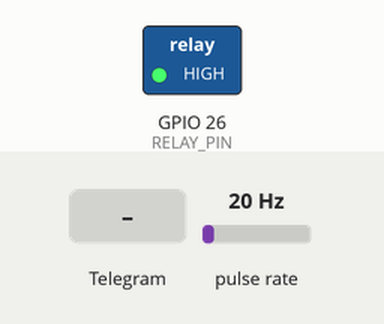
Simulated run of this sketch. Board: ESP32. Shown: switched loads named in the sketch (green lamp = pin HIGH). Wiring (inferred from the names in the program): pulse sensor: data GPIO 4. The test bench sets the inputs (shaded band); at power-on: pulse rate 20 Hz. WiFi joins after 1.5 s; servers stay silent unless stated; what the sketch prints to the serial monitor is not drawn.

Above: at 3.0 s.
3.1 s: pulse rate (sensor on GPIO 4) set to 23 Hz
At 4.6 s:
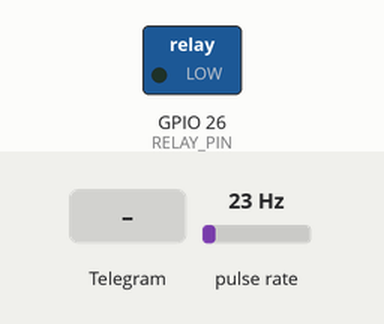
5.5 s: Telegram message "/on" received
At 7.1 s:
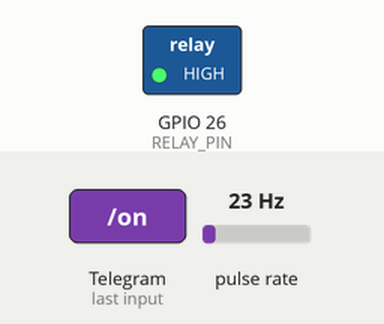
Timing chart, 0 to 12.1 s (numbered marks = the images above; inputs shaded):
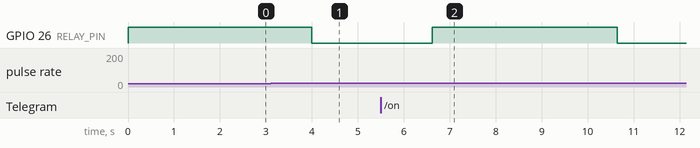

The sketch:

WATER_LEAKGE.ino
```cpp
#include <WiFi.h>
#include <WiFiClientSecure.h>
#include <UniversalTelegramBot.h>
#include <ArduinoJson.h>

// ---------- USER SETTINGS ----------
const char* WIFI_SSID     = "PK";
const char* WIFI_PASSWORD = "244466666";
#define BOT_TOKEN  "9191078773:AAF_3xVEtq_b021a4jEtq9kPWI7qgUUgecY"   // from @BotFather
#define CHAT_ID    "8719633048"                  // your chat ID (from @myidbot)

// ---------- PINS ----------
#define FLOW_PIN   4
#define RELAY_PIN  26

// Swap these if your pump behaves the opposite way
#define PUMP_ON   HIGH
#define PUMP_OFF  LOW

// ---------- FLOW DETECTION SETTINGS ----------
const unsigned long PULSE_THRESHOLD   = 20;    // pulses per second to confirm flow
const unsigned long WINDOW_MS         = 1000;  // counting window
const unsigned long MIN_PULSE_GAP_US  = 2000;  // ignore pulses closer than 2 ms (noise)
const unsigned long STARTUP_IGNORE_MS = 3000;  // ignore flow right after pump starts

// ---------- TELEGRAM SETTINGS ----------
const unsigned long BOT_INTERVAL_MS = 2000;    // how often to check for new messages

WiFiClientSecure securedClient;
UniversalTelegramBot bot(BOT_TOKEN, securedClient);

volatile unsigned long pulseCount = 0;
volatile unsigned long lastPulseUs = 0;

bool pumpRunning = false;
unsigned long windowStart = 0;
unsigned long pumpStartTime = 0;
unsigned long lastBotCheck = 0;

void IRAM_ATTR countPulse() {
  unsigned long now = micros();
  if (now - lastPulseUs >= MIN_PULSE_GAP_US) {
    pulseCount++;
    lastPulseUs = now;
  }
}

void sendMsg(const String& text) {
  if (WiFi.status() == WL_CONNECTED) {
    bot.sendMessage(CHAT_ID, text, "");
  }
}

void pumpOn() {
  digitalWrite(RELAY_PIN, PUMP_ON);
  pumpRunning = true;
  noInterrupts();
  pulseCount = 0;
  interrupts();
  pumpStartTime = millis();
  windowStart = millis();
  Serial.println("Pump ON - waiting for flow...");
}

void pumpOff(bool byFlow) {
  digitalWrite(RELAY_PIN, PUMP_OFF);
  pumpRunning = false;
  if (byFlow) {
    Serial.println("Flow detected - pump OFF");
    sendMsg("💧 Flow detected - Pump turned OFF.\nSend /on to start the pump again.");
  } else {
    Serial.println("Pump OFF (manual)");
  }
}

void connectWiFi() {
  WiFi.mode(WIFI_STA);
  WiFi.begin(WIFI_SSID, WIFI_PASSWORD);
  Serial.print("Connecting to WiFi");
  unsigned long start = millis();
  while (WiFi.status() != WL_CONNECTED && millis() - start < 15000) {
    delay(500);
    Serial.print(".");
  }
  if (WiFi.status() == WL_CONNECTED) {
    Serial.println("\nWiFi connected: " + WiFi.localIP().toString());
  } else {
    Serial.println("\nWiFi not connected (pump control still works)");
  }
}

void handleMessages(int numNew) {
  for (int i = 0; i < numNew; i++) {
    String chatId = String(bot.messages[i].chat_id);
    String text   = bot.messages[i].text;

    // Only accept commands from your own chat
    if (chatId != CHAT_ID) {
      bot.sendMessage(chatId, "Unauthorized user.", "");
      continue;
    }

    if (text == "/start" || text == "/help") {
      sendMsg("Commands:\n/on - Turn pump ON\n/off - Turn pump OFF\n/status - Pump status");
    }
    else if (text == "/on") {
      if (pumpRunning) {
        sendMsg("Pump is already ON.");
      } else {
        pumpOn();
        sendMsg("✅ Pump turned ON. Waiting for flow...");
      }
    }
    else if (text == "/off") {
      if (!pumpRunning) {
        sendMsg("Pump is already OFF.");
      } else {
        pumpOff(false);
        sendMsg("🛑 Pump turned OFF manually.");
      }
    }
    else if (text == "/status") {
      sendMsg(pumpRunning ? "Pump is ON (waiting for flow)." : "Pump is OFF.");
    }
    else {
      sendMsg("Unknown command. Send /help");
    }
  }
}

void setup() {
  Serial.begin(115200);

  pinMode(RELAY_PIN, OUTPUT);
  digitalWrite(RELAY_PIN, PUMP_OFF);
  pinMode(FLOW_PIN, INPUT_PULLUP);
  attachInterrupt(digitalPinToInterrupt(FLOW_PIN), countPulse, FALLING);

  pumpOn();   // pump ON immediately, even before WiFi connects

  connectWiFi();
  securedClient.setInsecure();   // skip certificate check (simple setup)

  sendMsg("🔌 Device started. Pump is ON.\nSend /help for commands.");
}

void loop() {
  unsigned long now = millis();

  // ---------- FLOW DETECTION ----------
  if (pumpRunning) {
    if (now - pumpStartTime < STARTUP_IGNORE_MS) {
      noInterrupts();
      pulseCount = 0;
      interrupts();
      windowStart = now;
    }
    else if (now - windowStart >= WINDOW_MS) {
      noInterrupts();
      unsigned long pulses = pulseCount;
      pulseCount = 0;
      interrupts();

      unsigned long elapsed = now - windowStart;
      windowStart = now;

      // Normalize to pulses per second (in case the loop was delayed by Telegram)
      unsigned long rate = pulses * 1000UL / elapsed;

      Serial.print("Pulses per second: ");
      Serial.println(rate);

      if (rate >= PULSE_THRESHOLD) {
        pumpOff(true);
      }
    }
  }

  // ---------- WIFI RECONNECT ----------
  if (WiFi.status() != WL_CONNECTED) {
    static unsigned long lastTry = 0;
    if (now - lastTry > 10000) {
      lastTry = now;
      WiFi.disconnect();
      WiFi.begin(WIFI_SSID, WIFI_PASSWORD);
    }
  }

  // ---------- TELEGRAM ----------
  if (WiFi.status() == WL_CONNECTED && now - lastBotCheck >= BOT_INTERVAL_MS) {
    lastBotCheck = now;
    int numNew = bot.getUpdates(bot.last_message_received + 1);
    while (numNew) {
      handleMessages(numNew);
      numNew = bot.getUpdates(bot.last_message_received + 1);
    }
  }

  delay(10);
}
```

Measured:
- the behaviour switches between 20 and 21 Hz on pulse rate (sensor on GPIO 4) (found by bisection; images 0 and 1)
- after the input at 3.1 s, GPIO 26 (RELAY_PIN): HIGH → LOW after 0.90 s
- after the input at 5.5 s, GPIO 26 (RELAY_PIN): LOW → HIGH after 1.1 s, → LOW 4.0 s later
